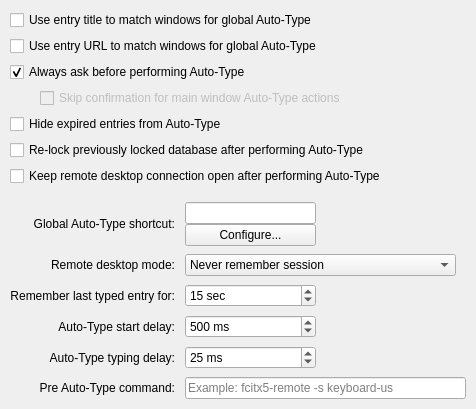
     <widget class="QWidget" name="tabAutotype">
      <attribute name="title">
       <string>Auto-Type</string>
      </attribute>
      <layout class="QVBoxLayout" name="verticalLayout_2">
       <property name="leftMargin">
        <number>10</number>
       </property>
       <property name="topMargin">
        <number>10</number>
       </property>
       <property name="rightMargin">
        <number>10</number>
       </property>
       <property name="bottomMargin">
        <number>10</number>
       </property>
       <item>
        <widget class="QCheckBox" name="autoTypeEntryTitleMatchCheckBox">
         <property name="text">
          <string>Use entry title to match windows for global Auto-Type</string>
         </property>
        </widget>
       </item>
       <item>
        <widget class="QCheckBox" name="autoTypeEntryURLMatchCheckBox">
         <property name="text">
          <string>Use entry URL to match windows for global Auto-Type</string>
         </property>
        </widget>
       </item>
       <item>
        <widget class="QCheckBox" name="autoTypeAskCheckBox">
         <property name="text">
          <string>Always ask before performing Auto-Type</string>
         </property>
         <property name="checked">
          <bool>true</bool>
         </property>
        </widget>
       </item>
       <item>
        <layout class="QHBoxLayout" name="autoTypeSkipMainWindowLayout">
         <property name="spacing">
          <number>0</number>
         </property>
         <item>
          <spacer name="autoTypeSkipMainWindowSpacer">
           <property name="orientation">
            <enum>Qt::Orientation::Horizontal</enum>
           </property>
           <property name="sizeType">
            <enum>QSizePolicy::Policy::Fixed</enum>
           </property>
           <property name="sizeHint" stdset="0">
            <size>
             <width>30</width>
             <height>20</height>
            </size>
           </property>
          </spacer>
         </item>
         <item>
          <widget class="QCheckBox" name="autoTypeSkipMainWindowConfirmationCheckBox">
           <property name="enabled">
            <bool>false</bool>
           </property>
           <property name="text">
            <string>Skip confirmation for main window Auto-Type actions</string>
           </property>
           <property name="checked">
            <bool>false</bool>
           </property>
          </widget>
         </item>
        </layout>
       </item>
       <item>
        <widget class="QCheckBox" name="autoTypeHideExpiredEntryCheckBox">
         <property name="text">
          <string>Hide expired entries from Auto-Type</string>
         </property>
        </widget>
       </item>
       <item>
        <widget class="QCheckBox" name="autoTypeRelockDatabaseCheckBox">
         <property name="text">
          <string>Re-lock previously locked database after performing Auto-Type</string>
         </property>
        </widget>
       </item>
       <item>
        <widget class="QCheckBox" name="autoTypeDesktopPortalPersistConnectionCheckBox">
         <property name="text">
          <string>Keep remote desktop connection open after performing Auto-Type</string>
         </property>
        </widget>
       </item>
       <item>
        <spacer name="verticalSpacer_4">
         <property name="orientation">
          <enum>Qt::Orientation::Vertical</enum>
         </property>
         <property name="sizeType">
          <enum>QSizePolicy::Policy::Fixed</enum>
         </property>
         <property name="sizeHint" stdset="0">
          <size>
           <width>20</width>
           <height>10</height>
          </size>
         </property>
        </spacer>
       </item>
       <item>
        <layout class="QGridLayout" name="gridLayout">
         <property name="horizontalSpacing">
          <number>10</number>
         </property>
         <property name="verticalSpacing">
          <number>8</number>
         </property>
         <item row="0" column="0">
          <widget class="QLabel" name="autoTypeShortcutLabel">
           <property name="text">
            <string>Global Auto-Type shortcut:</string>
           </property>
           <property name="alignment">
            <set>Qt::AlignmentFlag::AlignRight|Qt::AlignmentFlag::AlignTrailing|Qt::AlignmentFlag::AlignVCenter</set>
           </property>
           <property name="buddy">
            <cstring>autoTypeShortcutWidget</cstring>
           </property>
          </widget>
         </item>
         <item row="1" column="0">
          <widget class="QLabel" name="autoTypeDesktopPortalPersistModeLabel">
           <property name="text">
            <string>Remote desktop mode:</string>
           </property>
           <property name="alignment">
            <set>Qt::AlignmentFlag::AlignRight|Qt::AlignmentFlag::AlignTrailing|Qt::AlignmentFlag::AlignVCenter</set>
           </property>
          </widget>
         </item>
         <item row="4" column="1">
          <widget class="QSpinBox" name="autoTypeDelaySpinBox">
           <property name="sizePolicy">
            <sizepolicy hsizetype="Preferred" vsizetype="Fixed">
             <horstretch>0</horstretch>
             <verstretch>0</verstretch>
            </sizepolicy>
           </property>
           <property name="accessibleName">
            <string>Auto-type character typing delay milliseconds</string>
           </property>
           <property name="suffix">
            <string comment="Milliseconds"> ms</string>
           </property>
           <property name="prefix">
            <string/>
           </property>
           <property name="maximum">
            <number>1000</number>
           </property>
           <property name="value">
            <number>25</number>
           </property>
          </widget>
         </item>
         <item row="3" column="0">
          <widget class="QLabel" name="autoTypeStartDelayLabel">
           <property name="text">
            <string>Auto-Type start delay:</string>
           </property>
           <property name="alignment">
            <set>Qt::AlignmentFlag::AlignRight|Qt::AlignmentFlag::AlignTrailing|Qt::AlignmentFlag::AlignVCenter</set>
           </property>
           <property name="buddy">
            <cstring>autoTypeStartDelaySpinBox</cstring>
           </property>
          </widget>
         </item>
         <item row="2" column="0">
          <widget class="QLabel" name="autoTypeRetypeLabel">
           <property name="text">
            <string>Remember last typed entry for:</string>
           </property>
           <property name="alignment">
            <set>Qt::AlignmentFlag::AlignRight|Qt::AlignmentFlag::AlignTrailing|Qt::AlignmentFlag::AlignVCenter</set>
           </property>
          </widget>
         </item>
         <item row="0" column="1">
          <layout class="QVBoxLayout" name="autoTypeShortcutLayout">
           <item>
            <widget class="ShortcutWidget" name="autoTypeShortcutWidget">
             <property name="sizePolicy">
              <sizepolicy hsizetype="Preferred" vsizetype="Fixed">
               <horstretch>0</horstretch>
               <verstretch>0</verstretch>
              </sizepolicy>
             </property>
             <property name="accessibleName">
              <string>Global auto-type shortcut</string>
             </property>
            </widget>
           </item>
           <item>
            <widget class="QPushButton" name="autoTypeShortcutConfigureButton">
             <property name="enabled">
              <bool>true</bool>
             </property>
             <property name="text">
              <string>Configure...</string>
             </property>
            </widget>
           </item>
          </layout>
         </item>
         <item row="1" column="3">
          <spacer name="horizontalSpacer_14">
           <property name="orientation">
            <enum>Qt::Orientation::Horizontal</enum>
           </property>
           <property name="sizeHint" stdset="0">
            <size>
             <width>0</width>
             <height>0</height>
            </size>
           </property>
          </spacer>
         </item>
         <item row="1" column="1" colspan="2">
          <widget class="QComboBox" name="autoTypeDesktopPortalPersistModeComboBox">
           <property name="sizePolicy">
            <sizepolicy hsizetype="Minimum" vsizetype="Fixed">
             <horstretch>0</horstretch>
             <verstretch>0</verstretch>
            </sizepolicy>
           </property>
           <item>
            <property name="text">
             <string>Never remember session</string>
            </property>
           </item>
           <item>
            <property name="text">
             <string>Remember session until exit</string>
            </property>
           </item>
           <item>
            <property name="text">
             <string>Remember session until revoked by desktop</string>
            </property>
           </item>
          </widget>
         </item>
         <item row="4" column="0">
          <widget class="QLabel" name="autoTypeDelayLabel">
           <property name="text">
            <string>Auto-Type typing delay:</string>
           </property>
           <property name="alignment">
            <set>Qt::AlignmentFlag::AlignRight|Qt::AlignmentFlag::AlignTrailing|Qt::AlignmentFlag::AlignVCenter</set>
           </property>
           <property name="buddy">
            <cstring>autoTypeDelaySpinBox</cstring>
           </property>
          </widget>
         </item>
         <item row="5" column="0">
          <widget class="QLabel" name="autoTypePreHookCommandLabel">
           <property name="text">
            <string>Pre Auto-Type command:</string>
           </property>
           <property name="alignment">
            <set>Qt::AlignmentFlag::AlignRight|Qt::AlignmentFlag::AlignTrailing|Qt::AlignmentFlag::AlignVCenter</set>
           </property>
           <property name="buddy">
            <cstring>autoTypePreHookCommandLineEdit</cstring>
           </property>
          </widget>
         </item>
         <item row="5" column="1" colspan="3">
          <widget class="QLineEdit" name="autoTypePreHookCommandLineEdit">
           <property name="accessibleName">
            <string>Command to run before Auto-Type starts</string>
           </property>
           <property name="placeholderText">
            <string>Example: fcitx5-remote -s keyboard-us</string>
           </property>
          </widget>
         </item>
         <item row="3" column="1">
          <widget class="QSpinBox" name="autoTypeStartDelaySpinBox">
           <property name="sizePolicy">
            <sizepolicy hsizetype="Preferred" vsizetype="Fixed">
             <horstretch>0</horstretch>
             <verstretch>0</verstretch>
            </sizepolicy>
           </property>
           <property name="accessibleName">
            <string>Auto-type start delay milliseconds</string>
           </property>
           <property name="suffix">
            <string comment="Milliseconds"> ms</string>
           </property>
           <property name="prefix">
            <string/>
           </property>
           <property name="minimum">
            <number>100</number>
           </property>
           <property name="maximum">
            <number>10000</number>
           </property>
           <property name="singleStep">
            <number>100</number>
           </property>
           <property name="value">
            <number>500</number>
           </property>
          </widget>
         </item>
         <item row="2" column="1">
          <widget class="QSpinBox" name="autoTypeRetypeTimeSpinBox">
           <property name="suffix">
            <string comment="Seconds"> sec</string>
           </property>
           <property name="minimum">
            <number>0</number>
           </property>
           <property name="maximum">
            <number>60</number>
           </property>
           <property name="value">
            <number>15</number>
           </property>
          </widget>
         </item>
         <item row="0" column="2" colspan="2">
          <spacer name="horizontalSpacer_6">
           <property name="orientation">
            <enum>Qt::Orientation::Horizontal</enum>
           </property>
           <property name="sizeHint" stdset="0">
            <size>
             <width>40</width>
             <height>20</height>
            </size>
           </property>
          </spacer>
         </item>
        </layout>
       </item>
       <item>
        <spacer name="verticalSpacer_3">
         <property name="orientation">
          <enum>Qt::Orientation::Vertical</enum>
         </property>
         <property name="sizeHint" stdset="0">
          <size>
           <width>20</width>
           <height>0</height>
          </size>
         </property>
        </spacer>
       </item>
      </layout>
     </widget>
